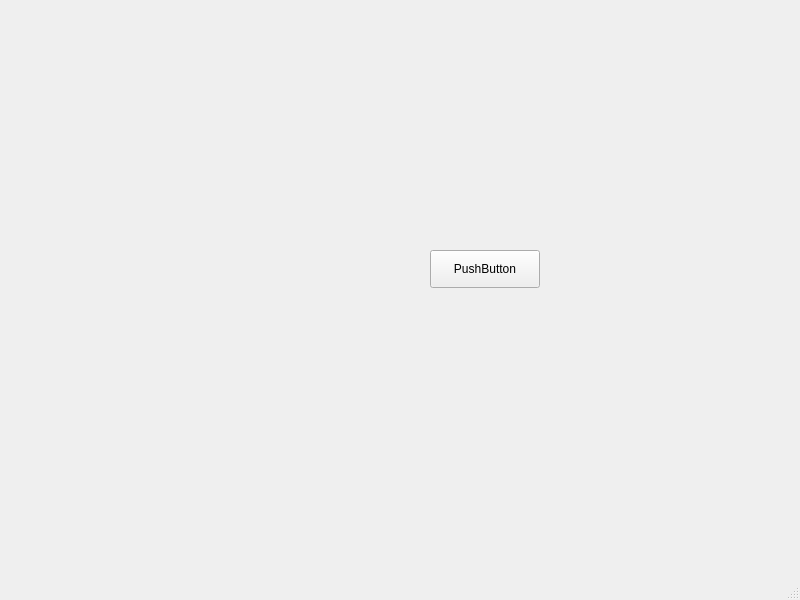
<?xml version="1.0" encoding="UTF-8"?>
<ui version="4.0">
 <class>MainWindow</class>
 <widget class="QMainWindow" name="MainWindow">
  <property name="geometry">
   <rect>
    <x>0</x>
    <y>0</y>
    <width>800</width>
    <height>600</height>
   </rect>
  </property>
  <property name="windowTitle">
   <string>MainWindow</string>
  </property>
  <widget class="QWidget" name="centralwidget">
   <widget class="QPushButton" name="pushButton">
    <property name="geometry">
     <rect>
      <x>430</x>
      <y>250</y>
      <width>110</width>
      <height>38</height>
     </rect>
    </property>
    <property name="text">
     <string>PushButton</string>
    </property>
   </widget>
  </widget>
  <widget class="QMenuBar" name="menubar">
   <property name="geometry">
    <rect>
     <x>0</x>
     <y>0</y>
     <width>800</width>
     <height>32</height>
    </rect>
   </property>
  </widget>
  <widget class="QStatusBar" name="statusbar"/>
 </widget>
 <resources/>
 <connections/>
</ui>
